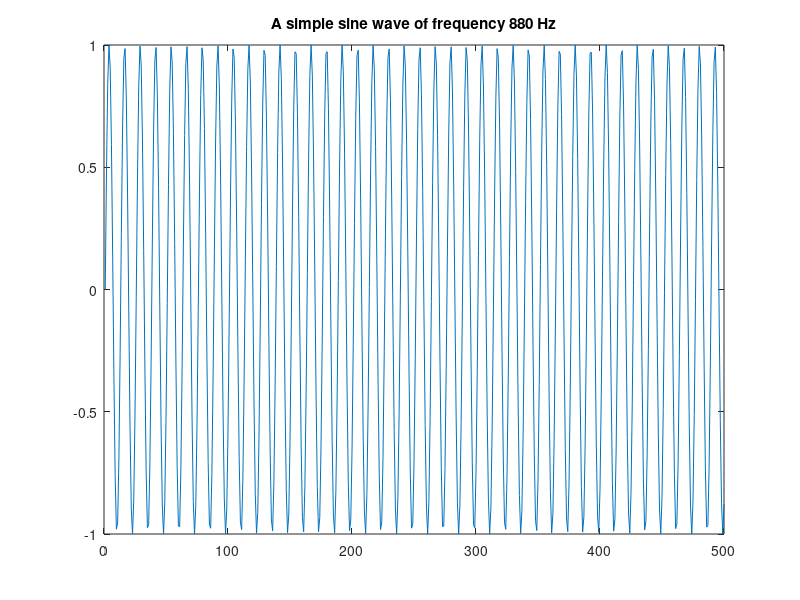

Here is the MATLAB script that generated this plot:
amp = 1;
F_s = 11025;
F_w = 880;
nsec = 2;
dur = nsec*F_s;

n = 0:dur;

y = amp*sin(2*pi*n*F_w/F_s);

figure(3)
plot(y(1:500))
title('A simple sine wave of frequency 880 Hz')

soundsc(y, F_s)